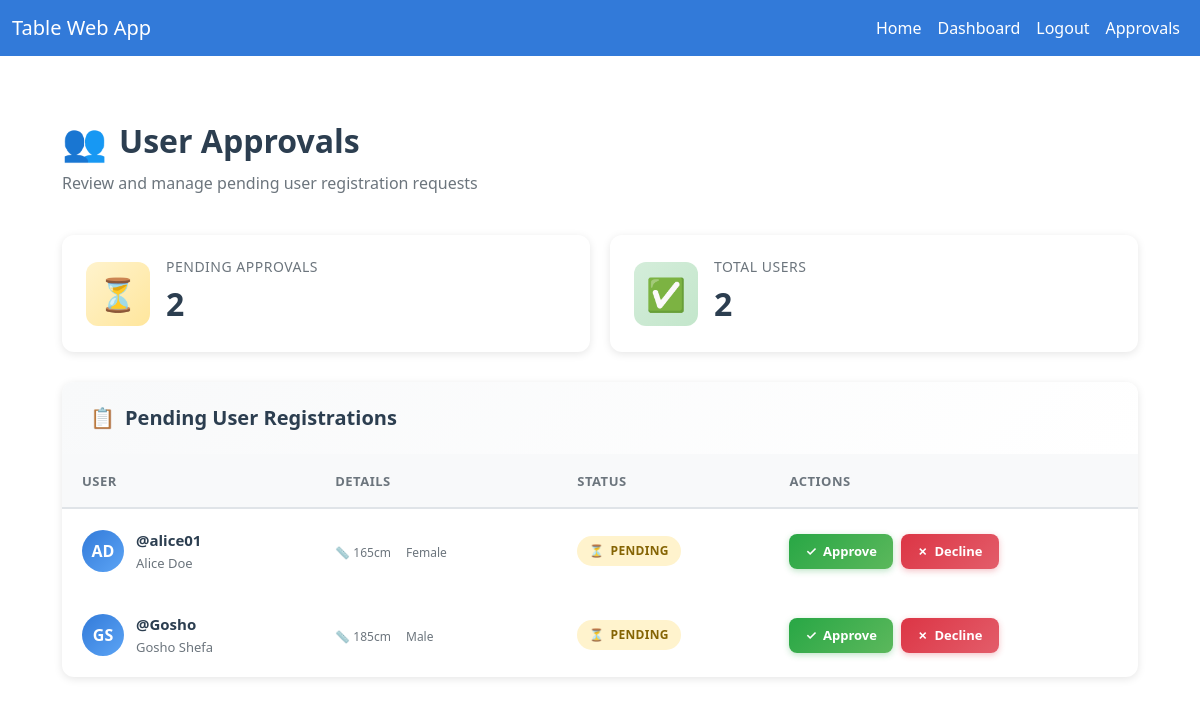
Page /approvals/ (signed in) on the earlier database version.
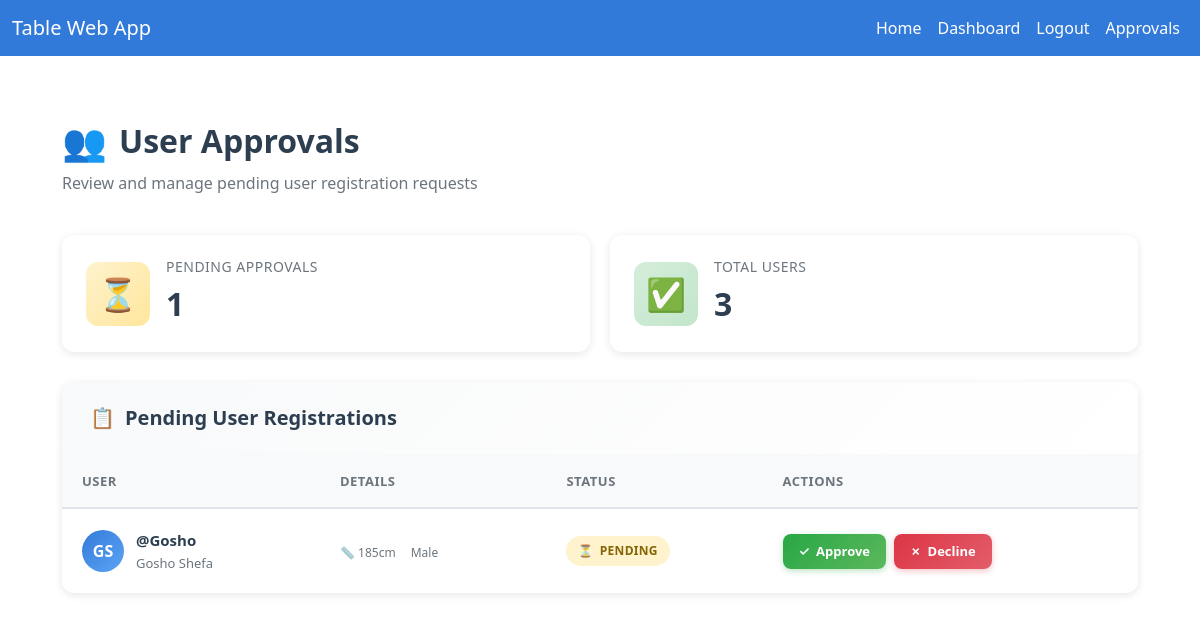
Same page on the later database version.
### main/models.py (models this page shows)
class Users(models.Model):
    first_name = models.CharField(max_length=100)
    last_name = models.CharField(max_length=100)
    username = models.CharField(max_length=100)
    password = models.CharField(max_length=100)
    gender = models.CharField(max_length=100, choices=GENDER_CHOICES)
    height = models.IntegerField()
    activity_level = models.IntegerField(null=True, blank=True)
    role = models.CharField(max_length=20, default='user')
    approved = models.BooleanField(default=False)
    table_id = models.IntegerField(db_default=None, null=True)

### main/views.py (the view, shortened to what this page needs)
# urls.py: path('approvals/', views.approvals_view, name='approvals')
def approvals_view(request):
    if not request.session.get('user_id'):
        return redirect('login')
    if request.session.get('role') != 'admin':
        return redirect('index')
    pending_users = Users.objects.filter(approved=False)
    approved_users_count = Users.objects.filter(approved=True).count()
    context = {
        'pending_users': pending_users,
        'approved_users_count': approved_users_count
    }
    return render(request, 'approvals.html', context)

### main/templates/approvals.html (shortened to what this page needs)
{% extends 'base.html' %}
{% load static %}
{% block extra_css %}
<link rel="stylesheet" href="https://cdnjs.cloudflare.com/ajax/libs/font-awesome/6.4.0/css/all.min.css">
<link rel="stylesheet" href="{% static 'styles/approvals.css' %}">
{% endblock %}
{% block content %}
<div class="approvals-container">
    <div class="page-header">
        <h1>
            <span class="icon">👥</span>
            User Approvals
        </h1>
        <p>Review and manage pending user registration requests</p>
    </div>
    <div class="stats-bar">
        <div class="stat-card">
            <div class="stat-icon pending">
                ⏳
            </div>
            <div class="stat-content">
                <h3>Pending Approvals</h3>
                <p>{{ pending_users|length }}</p>
            </div>
        </div>
        <div class="stat-card">
            <div class="stat-icon approved">
                ✅
            </div>
            <div class="stat-content">
                <h3>Total Users</h3>
                <p>{{ approved_users_count }}</p>
            </div>
        </div>
    </div>
    <div class="approvals-section">
        <div class="section-header">
            <h2>
                <span>📋</span>
                Pending User Registrations
            </h2>
        </div>
        {% if pending_users %}
        <table class="users-table">
            <thead>
                <tr>
                    <th>User</th>
                    <th>Details</th>
                    <th>Status</th>
                    <th>Actions</th>
                </tr>
            </thead>
            <tbody>
                {% for user in pending_users %}
                <tr>
                    <td>
                        <div class="user-info">
                            <div class="user-avatar">
                                {{ user.first_name.0|upper }}{{ user.last_name.0|upper }}
                            </div>
                            <div class="user-details">
                                <div class="username">@{{ user.username }}</div>
                                <div class="fullname">{{ user.first_name }} {{ user.last_name }}</div>
                            </div>
                        </div>
                    </td>
                    <td>
                        <div class="user-details">
                            <div class="user-meta">
                                <span>📏 {{ user.height }}cm</span>
                                <span>{{ user.get_gender_display }}</span>
                            </div>
                        </div>
                    </td>
                    <td>
                        <span class="status-badge pending">
                            <span>⏳</span>
                            Pending
                        </span>
                    </td>
                    <td>
                        <div class="action-buttons">
                            <form method="POST" style="display: inline;">
                                <button type="submit" name="action" value="approve" class="btn-action btn-approve">
                                    <span>✓</span>
                                    Approve
                                </button>
                            </form>
                            <button type="button"
                                    class="btn-action btn-decline"
                                    onclick="showDeclineModal('{{ user.id }}', '{{ user.username }}', '{{ user.first_name }}', '{{ user.last_name }}')">
                                <span>✗</span>
                                Decline
                            </button>
                        </div>
                    </td>
                </tr>
                {% endfor %}
            </tbody>
        </table>
        {% else %}
        <div class="empty-state">
            <h3>All Caught Up!</h3>
            <p>There are no pending user approvals at the moment.</p>
        </div>
        {% endif %}
    </div>
</div>
{% endblock %}

Differences in the rows shown:
no longer on this page (row edited): Users: first_name.0 "A", last_name.0 "D", username "alice01", first_name "Alice", last_name "Doe", height "165", gender "Female"
Other differences:
{{ pending_users|length }}: "2" → "1"
{{ approved_users_count }}: "2" → "3"
